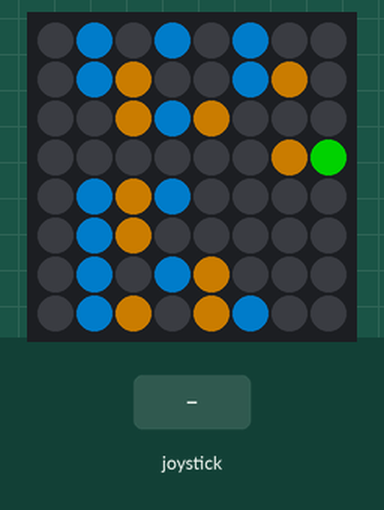
This program was run on a simulated Raspberry Pi (BCM pin numbers) with a Sense HAT. Shown: the Sense HAT's 8×8 RGB LED matrix. The test bench sets the inputs (shaded band). Dim RGB values are drawn brighter than linear; random numbers come from a fixed seed; what the program prints to the terminal is not drawn.

Above: at 1.2 s.
1.3 s: joystick pushed up
At 2.3 s:
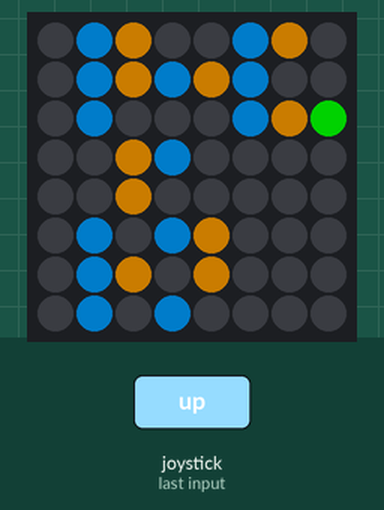
At 3.3 s:
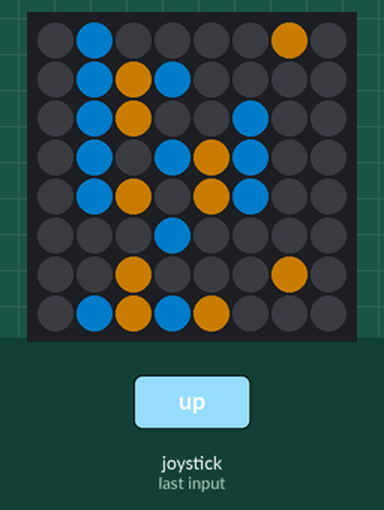
4.3 s: joystick pushed down
At 5.5 s:
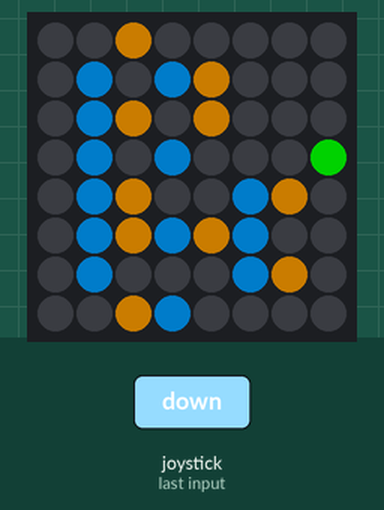
Timing chart, 0 to 7.3 s (numbered marks = the images above; inputs shaded):
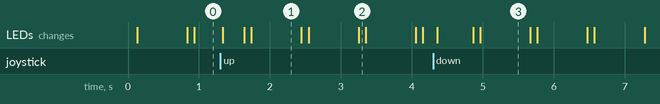

Measured:
- what the display in image 1 shows lasts 0.7 s, from 1.7 s to 2.4 s

The program:

frog.py
```python
from sense_hat import SenseHat
from time import sleep
from random import randint,sample

sense = SenseHat()

sense.set_rotation(180)

li = list(range(8))
lm1 = sample(li,2)
rm2 = sample(li,3)
lm3 = sample(li,3)
rm4 = sample(li,4)
lm5 = sample(li,5)
rm6 = sample(li,6)

last = []

print(lm1,rm2,lm3,rm4,lm5,rm6)

frog_pos = [0,4]
frog_dir = 0
score = 0

def draw_frog():
   global frog_pos, frog_dir, score

   sense.set_pixel(frog_pos[0], frog_pos[1],0,0,0)

   if frog_dir == 1 and frog_pos[0]!=7 :
      if(frog_pos[0] != 6 or frog_pos[1] not in last):
         frog_pos[0] += 1
         score+=1
   if frog_dir == 2 and frog_pos[0]!=0 :
      frog_pos[0] -= 1
      score-=1
   if frog_dir == 3 and frog_pos[1]!=7 :
      frog_pos[1] +=1;
   if frog_dir == 4 and frog_pos[1]!=0 :
      frog_pos[1] -=1;
   frog_dir = 0

   sense.set_pixel(frog_pos[0],frog_pos[1],0,125,0)

def move_up(event):
   global frog_dir
   if event.action == 'pressed':
      frog_dir = 1
def move_down(event):
   global frog_dir
   if event.action == 'pressed':
      frog_dir = 2

def move_left(event):
   global frog_dir
   if event.action == 'pressed':
      frog_dir = 3

def move_right(event):
   global frog_dir
   if event.action == 'pressed':
      frog_dir = 4

def add_grid(grid, add):
    return [(x+add)%8 for x in grid];

def draw_mover(row, grid,add):
    grid = add_grid(grid,add)
    color = [110,65,30] if (add > 0) else [30,65,110];
    for g in grid:
        sense.set_pixel(row,g,color)
    return grid

def draw_line(row):
    for i in range(8):
        sense.set_pixel(row,i,200,200,200)

def draw_movers():
   global lm1,rm2,lm3,rm4,lm5,rm6
   lm1 = draw_mover(1,lm1,1)
   rm2 = draw_mover(2,rm2,-1)
   lm3 = draw_mover(3,lm3,1)
   rm4 = draw_mover(4,rm4,-1)
   lm5 = draw_mover(5,lm5,1)
   rm6 = draw_mover(6,rm6,-1)

def draw_last():
   global last
   for g in last:
      sense.set_pixel(7,g,[0,125,0])

def detect():
   global lm1,rm2,lm3,rm4,lm5,rm6, frog_pos
   color = [210,255,30] if frog_pos[0]%2==1 else [30,255,210]
   if frog_pos[0] == 1 and frog_pos[1] in lm1:
      sense.set_pixel(frog_pos[0],frog_pos[1],color)
      return True;
   if frog_pos[0] == 2 and frog_pos[1] in rm2:
      sense.set_pixel(frog_pos[0],frog_pos[1],color)
      return True;
   if frog_pos[0] == 3 and frog_pos[1] in lm3:
      sense.set_pixel(frog_pos[0],frog_pos[1],color)
      return True;
   if frog_pos[0] == 4 and frog_pos[1] in rm4:
      sense.set_pixel(frog_pos[0],frog_pos[1],color)
      return True;
   if frog_pos[0] == 5 and frog_pos[1] in lm5:
      sense.set_pixel(frog_pos[0],frog_pos[1],color)
      return True;
   if frog_pos[0] == 6 and frog_pos[1] in rm6:
      sense.set_pixel(frog_pos[0],frog_pos[1],color)
      return True;
   return False;

def show(message):
   sense.set_rotation(270)
   sense.show_message(message)
   sense.set_rotation(180)

sense.stick.direction_up = move_left
sense.stick.direction_down = move_right
sense.stick.direction_left = move_up
sense.stick.direction_right = move_down

for i in range(10000):
   draw_frog()
   if(i%8==0):
      sense.clear()
      draw_movers()
   if(i%4 == 0):
      colision = detect()

   draw_last()

   if(frog_pos[0] == 7):
      last.append(frog_pos[1])
      frog_pos = [0,4]
      frog_dir = 0

   if colision:
      sleep(3)
      show("Score : " + str(score))
      frog_pos = [0,4]
      frog_dir = 0
      score = 0
      colision = False
      last=[]

   if(len(last) == 8):
      sleep(3)
      show("You win")
      frog_pos = [0,4]
      frog_dir = 0
      score = 0
      last=[]

   sleep(0.1)
```
